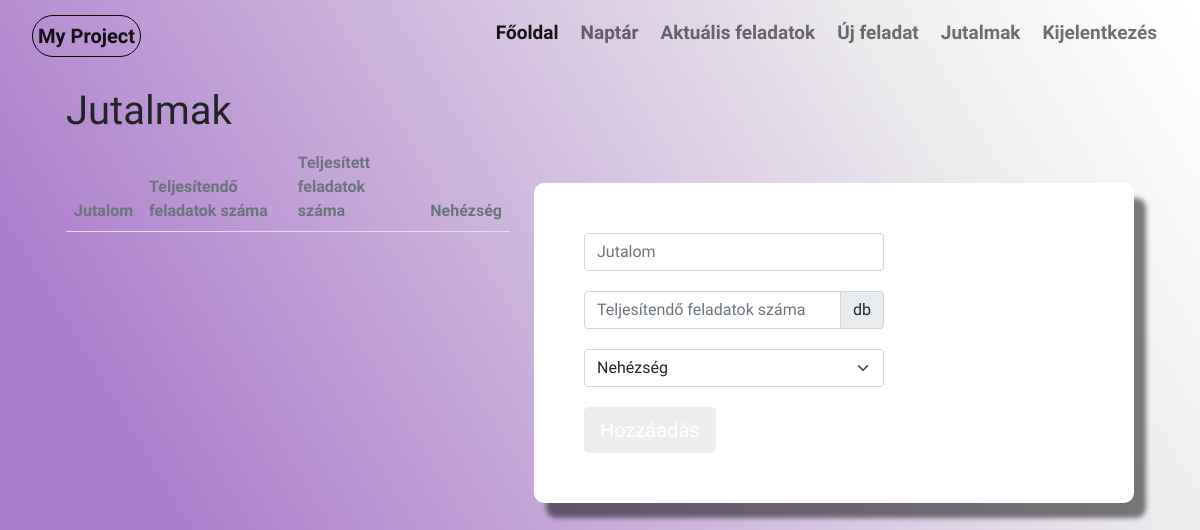
The page /jutalmak (signed in) on the database as committed earlier.
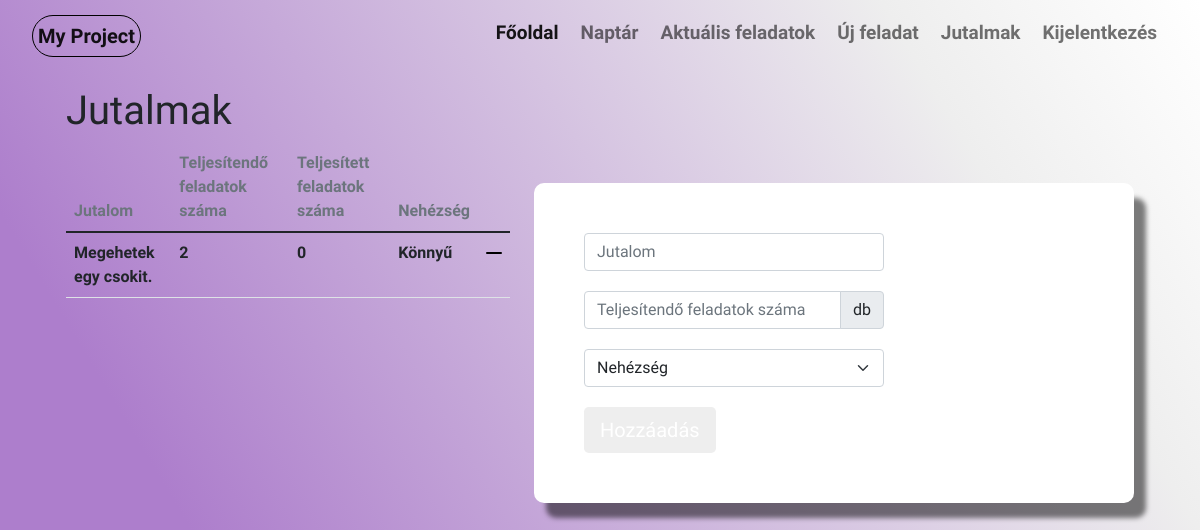
The same page on the database as committed later.
### website/models.py (models this page shows, shortened)
class Jutalom(db.Model):
    jutalom_id = db.Column(db.Integer, primary_key=True)
    jutalom_name = db.Column(db.String(60))
    ossz = db.Column(db.Integer)
    teljesitett_fel = db.Column(db.Integer)
    difficulty = db.Column(db.String(60))
    status = db.Column(db.Boolean,default=False)
    user_id = db.Column(db.Integer, db.ForeignKey('user.id'))

### website/views.py (the view, shortened to what this page needs)
@views.route("/jutalmak", methods=['GET','POST'])
@login_required
def jutalmak():
    if request.method == 'GET':
        user_jutalom = db.session.query(Jutalom).filter(Jutalom.user_id == current_user.id).all()
        return render_template("jutalom.html", user = current_user, jutalmak = user_jutalom)

### website/__init__.py (called while the page is built)
def create_app():
    app = Flask(__name__)
    app.secret_key = secrets.token_urlsafe(16)
    app.config['SQLALCHEMY_DATABASE_URI'] = f'sqlite:///{DB_NAME}'
    db.init_app(app)
    from .views import views
    from .auth import auth
    app.register_blueprint(views)
    app.register_blueprint(auth)
    from .models import User
    login_manager = LoginManager()
    login_manager.login_view = 'auth.login'
    login_manager.init_app(app)
    @login_manager.user_loader
    def load_user(id):
        return User.query.get(int(id))
    create_database(app)
    return app

### website/templates/jutalom.html (shortened to what this page needs)
{% extends "base.html"%}{% block title %}Jutalom{% endblock %}
{%block content%}
<div class="home">
<div class="container">
    <div class="container">
        <h1>Jutalmak</h1>
    </div>
    <div class="container">
        <div class="row">
            <div class="col">
                <table class="table  table-hover">
                    <thead class="fs-6 text-secondary fw-bold">
                        <td>Jutalom</td>
                        <td>Teljesítendő feladatok száma</td>
                        <td>Teljesített feladatok száma</td>
                        <td>Nehézség</td>
                    </thead>
                    <tbody class="fs-6 fw-bold">
                        {% for jutalom in jutalmak %}
                        {% if jutalom.ossz != jutalom.teljesitett_fel%}
                        <tr>
                            <td> {{jutalom.jutalom_name}}</td>
                            <td> {{jutalom.ossz}}</td>
                            <td> {{jutalom.teljesitett_fel}}</td>
                            <td> {{ jutalom.difficulty}}</td>
                            <td>
                                <a href="/delete/jutalom/{{ jutalom.jutalom_id }}">
                                    <svg xmlns="http://www.w3.org/2000/svg" width="16" height="16" fill="#000" class="bi bi-dash-lg" viewBox="0 0 16 16">
                                        <path d="M0 8a1 1 0 0 1 1-1h14a1 1 0 1 1 0 2H1a1 1 0 0 1-1-1z"/>
                                    </svg>
                                </a>
                            </td>
                        </tr>
                        {%endif%}
                        {%endfor%}
                    </tbody>
                </table>
            </div>
            <div class="col">
                <div class="signup-form">
                    <form action="" method="post">
                <div class="form-group">
                    <input type="text" class="form-control" id="jutalom" name="jutalom_name" placeholder="Jutalom" style="width:300px" required>
                </div>
                <div class="form-group">
                    <div class="input-group" style="width:300px">
                    <input type="text" class="form-control" id="ossz" name="ossz" placeholder="Teljesítendő feladatok száma" required>
                    <span class="input-group-text">db</span>
                </div>
                </div>
                <div class="form-group">
                    <select class="form-select" id="difficulty" style="width:300px" name="difficulty">
                        <option selected disabled>Nehézség</option>
                      </select>
                </div>
                <div>
                    <button type="submit" class="btn btn-primary btn-lg">Hozzáadás</button>
                </div>
            </form>
            </div>
            </div>
        </div>
    </div>
</div>
</div>
{%endblock%}

### website/templates/base.html (shortened to what this page needs)
<!DOCTYPE html>
<html lang="en">
<head>
    <link rel="stylesheet" id="style" href="./static/style.css" >
    <link rel="stylesheet" href="./static/style_for_signup.css">
    <link rel="stylesheet" href="./static/calendar.css">
    <link href="https://cdn.jsdelivr.net/npm/bootstrap@5.1.1/dist/css/bootstrap.min.css" rel="stylesheet">
</head>
<body>
      <nav class="navbar navbar-expand-lg navbar-light">
          <div class="container-fluid">
            <a class="navbar-brand">My Project</a>
            <div class="collapse navbar-collapse" id="navbarNav">
              <ul class="navbar-nav ms-auto">
                {% if user.is_authenticated %}
                  <li class="nav-item">
                    <a class="nav-link active" id="home" aria-current="page" href="/">Főoldal</a>
                  </li>
                  <li class="nav-item">
                    <a class="nav-link" id="calendar" href="/calendar" >Naptár</a>
                  </li>
                  <li class="nav-item">
                    <a class="nav-link" id="currenttasks" href="/currenttasks">Aktuális feladatok</a>
                  </li>
                  <li class="nav-item">
                    <a class="nav-link" id="newtask" href="/newtask">Új feladat</a>
                  </li>
                  <li class="nav-item">
                    <a class="nav-link" id="jutalmak" href="/jutalmak">Jutalmak</a>
                  </li>
                  <li class="nav-item">
                    <a class="nav-link" id="logout" href="/logout" >Kijelentkezés</a>
                  </li>
                {%endif%}
              </ul>
            </div>
          </div>
        </nav>
      <div class="container">
        {%block content%}
        {%endblock%}
      </div>
    </body>
</html>

### website/static/style.css (style rules this page uses)
* { margin: 0; padding: 0; font-family: 'Ubuntu', sans-serif; }
body { background: linear-gradient(59deg, rgba(173,126,204,1) 21%, rgba(238,238,238,1) 81%, rgba(255,255,255,1) 100%); background-attachment: fixed; }
.navbar-brand { font-size: 16px; font-weight: bold; margin-top: 5px; margin-left: 20px; padding: 5px; border: 1px solid black; border-radius: 50px 50px 50px 50px; }
.nav-link { font-size: 19px; margin: 3px; font-weight: bold; }
.navbar-nav { text-align: right; margin-right: 20px; }
.home { margin-top:20px; margin-bottom:50px; }

### website/static/style_for_signup.css (style rules this page uses)
.signup-form { width: 600px; margin: 40px auto; }
.signup-form form { background: #fff; border-radius: 10px; margin-bottom: 15px; box-shadow: 12px 15px 5px rgba(0,0,0, 0.5); padding: 50px; color: rgb(121, 121, 121); }
.signup-form .form-group { margin-bottom: 20px; }
.signup-form .btn { background: #eeeeee; border:none; }

Rows that differ between the two databases and show on the page:
added Jutalom: jutalom_name "Megehetek egy csokit.", ossz "2", teljesitett_fel "0", difficulty "Könnyű"
